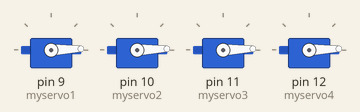
Bench run of a sketch on a simulated Arduino Uno, built with avr-gcc and run on an emulated ATmega328P. On the bench: 4 × servo.

Above: at 0.05 s.
At 0.95 s:
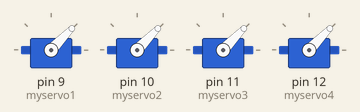
At 1.75 s:
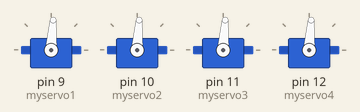
At 3.5 s:
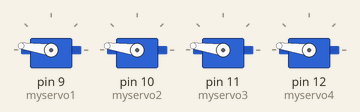
At 5.25 s:
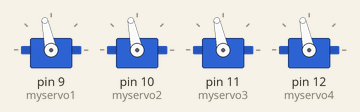
At 7.0 s:
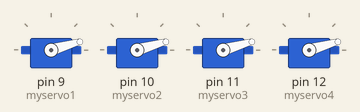
Timing chart, 0 to 9.5 s (numbered marks = the images above):
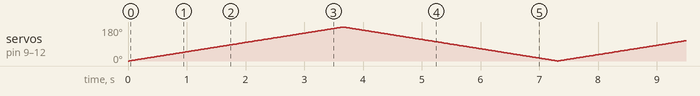

The sketch:

Test_robot.ino
```cpp
#include <Servo.h>
#include <NewPing.h>

Servo myservo1;
Servo myservo2;
Servo myservo3;
Servo myservo4;
int i = 0;

#define TRIGGER_PIN  4  // Arduino pin 4 tied to trigger pin on the ultrasonic sensor.
#define ECHO_PIN     3  // Arduino pin 3 tied to echo pin on the ultrasonic sensor.
#define MAX_DISTANCE 200 // Maximum distance we want to ping for (in centimeters). Maximum sensor distance is rated at 400-500cm.

NewPing sonar(TRIGGER_PIN, ECHO_PIN, MAX_DISTANCE); // NewPing setup of pins and maximum distance.

#define SERVO
//#define ULTRASONIC

void setup()
{
  myservo1.attach(9);    // Connect the signal wire of servo to pin 9
  myservo2.attach(10);    // Connect the signal wire of servo to pin 10
  myservo3.attach(11);    // Connect the signal wire of servo to pin 11
  myservo4.attach(12);    // Connect the signal wire of servo to pin 12
  Serial.begin(115200);  // Open serial monitor at 115200 baud to see ping results.
}

void loop()
{
#ifdef ULTRASONIC
  delay(50);                      // Wait 50ms between pings (about 20 pings/sec). 29ms should be the shortest delay between pings.
  unsigned int uS = sonar.ping(); // Send ping, get ping time in microseconds (uS).
  Serial.print("Ping: ");
  Serial.print(uS / US_ROUNDTRIP_CM); // Convert ping time to distance in cm and print result (0 = outside set distance range)
  Serial.println("cm");
#endif

#ifdef SERVO
  for ( i = 0; i < 180; i++ )
  {
    myservo1.write(i);
    myservo2.write(i);
    myservo3.write(i);
    myservo4.write(i);
    delay(20);
  }

  for ( i = 180; i > 0; i-- )
  {
    myservo1.write(i);
    myservo2.write(i);
    myservo3.write(i);
    myservo4.write(i);
    delay(20);
  }
#endif
}
```
